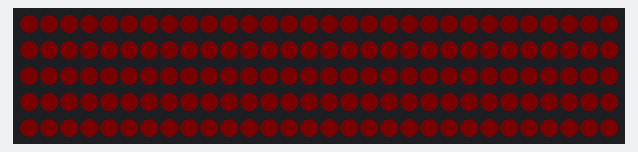
Recording of a sketch running on a simulated Arduino Uno, built with avr-gcc and run on an emulated ATmega328P. Shown: 150 RGB LEDs in strip order, left to right, continuing on the next row. Dim RGB values are drawn brighter than linear.

Above: at 0.17 s.
At 7.78 s:
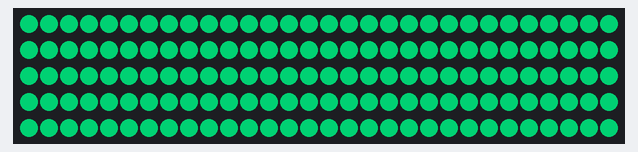
At 14.14 s:
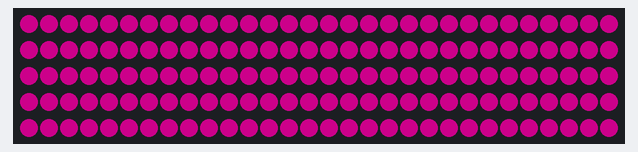
At 19.23 s:
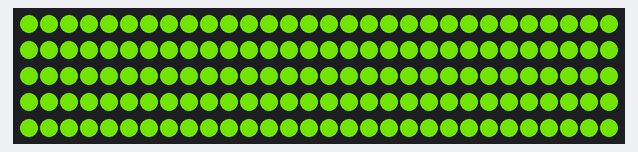
At 28.76 s:
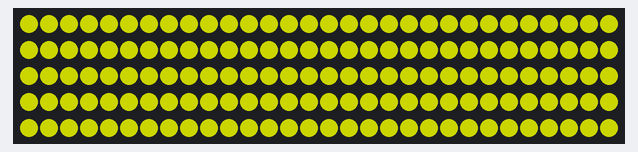
At 38.3 s:
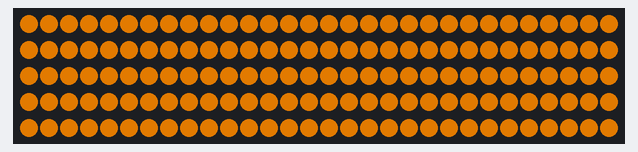

The sketch:

RGBStrip.ino
```cpp
#include <FastLED.h>
#define LED_PIN     5
#define NUM_LEDS    150

int autoStep = 0;
double r = 0;
double g = 0;
double b = 0;

CRGB leds[NUM_LEDS];

void setup() {
  FastLED.addLeds<WS2812, LED_PIN, GRB>(leds, NUM_LEDS);
  clearAll();
}

void loop()
{
  if (autoStep == 0)
  {
    for (int i = 0; i < 100; i++)
    {
      r += 255.0 / 100;
      RGBAll(r, g, b);
      delay(25);
    }
    autoStep++;
  }
  else if (autoStep == 1)
  {
    for (int i = 0; i < 100; i++)
    {
      r -= 255.0 / 100;
      b += 130.0 / 100;
      RGBAll(r, g, b);
      delay(25);
    }
    autoStep++;
  }
  else if (autoStep == 2)
  {
    for (int i = 0; i < 100; i++)
    {
      b -= 130.0 / 100;
      g += 255.0 / 100;
      RGBAll(r, g, b);
      delay(20);
    }
    autoStep++;
  }
  else if (autoStep == 3)
  {
    for (int i = 0; i < 100; i++)
    {
      g -= 255.0 / 100;
      r += 255.0 / 100;
      RGBAll(r, g, b);
      delay(25);
    }
    autoStep = 1;
  }
}
void clearAll()
{
  for(int i = 0; i < NUM_LEDS; i++)
  {
    leds[i] = CRGB(0, 0, 0);
    delay(0);
  }
  FastLED.show();
}

void cycleBack()
{
  for(int i = NUM_LEDS; i >= 0; i--)
   {
    leds[i] = CRGB(0, 0, 0);
    delay(10);
    FastLED.show();
   }
}

void RGBAll(int r, int g, int b)
{
  for(int i = 0; i < NUM_LEDS; i++)
  {
    leds[i] = CRGB(r, g, b);
    delay(0);
  }
  FastLED.show();
}
```
